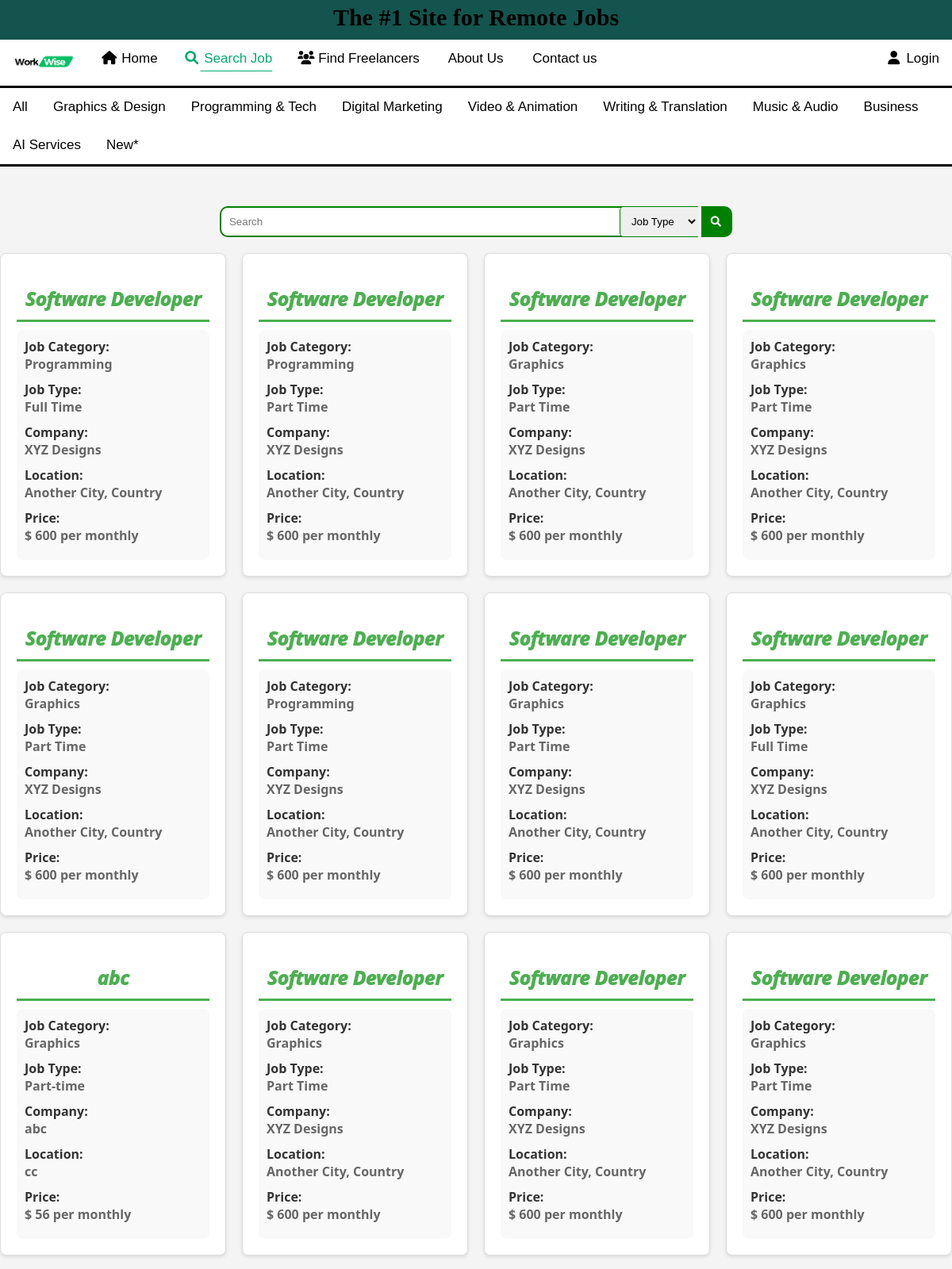
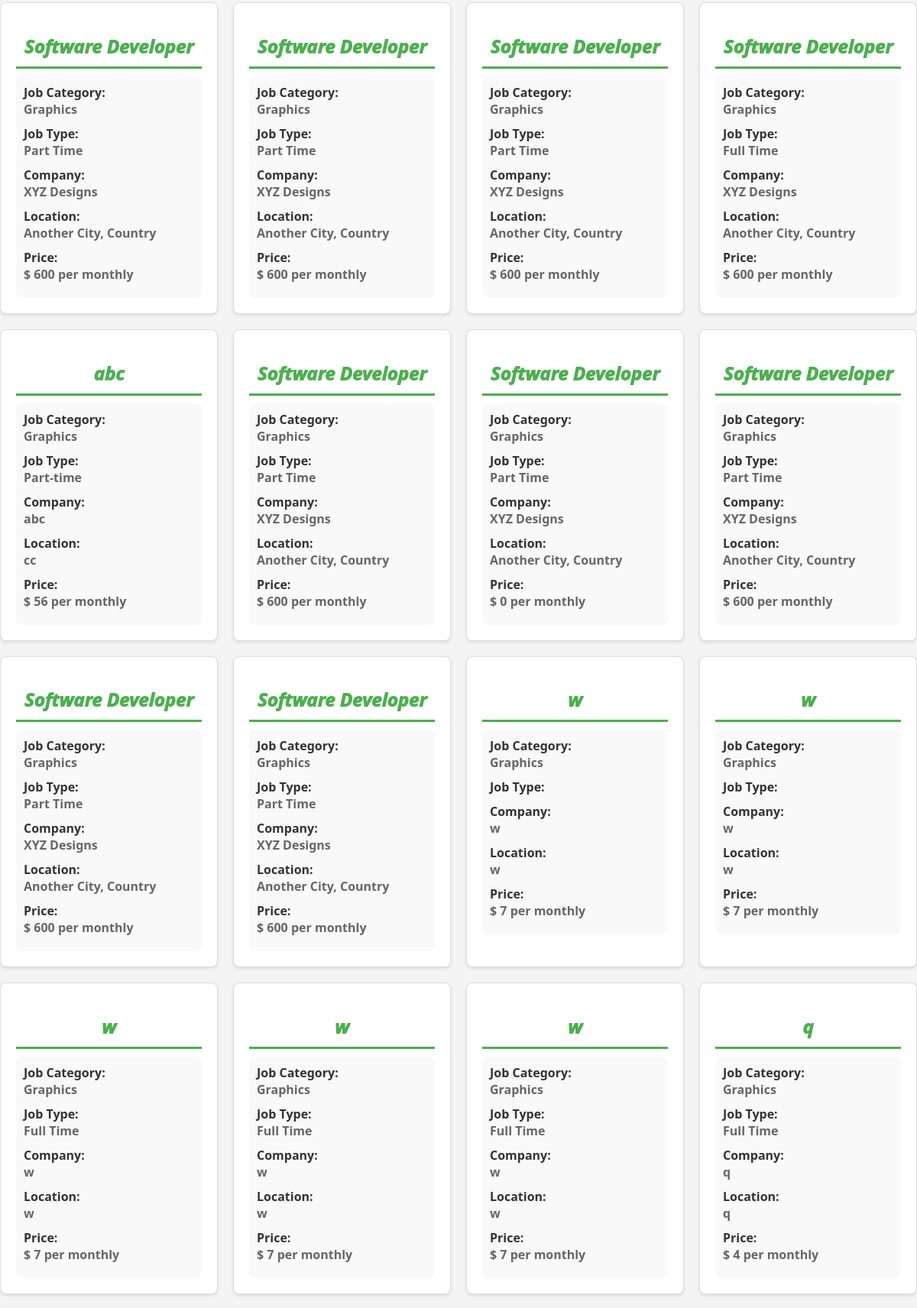
The page /PHP/find_job.php (upper part) on the database its author committed (2 pictures, top to bottom).
### tables this page shows
CREATE TABLE `jobtable` (
  `jobId` int(10) NOT NULL,
  `userId` int(11) NOT NULL,
  `category` varchar(32) NOT NULL,
  `title` varchar(20) NOT NULL,
  `jobType` varchar(10) NOT NULL,
  `company` varchar(20) NOT NULL,
  `location` varchar(32) NOT NULL,
  `price` int(10) NOT NULL,
  `exitDay` date NOT NULL,
  `responsibilities` varchar(120) NOT NULL,
  `requirements` varchar(200) NOT NULL,
  `payment` int(11) NOT NULL
);

### PHP/find_job.php (the view, shortened to what this page needs)
<?php include("conn.php"); ?>
<?php
$note = "";
if (isset($_GET["search"]) || isset($_GET["filter"])) {
    $search1 = $_GET["search"];
    $filter = $_GET["filter"];
    $search = mysqli_real_escape_string($conn, $search1);
    if (!empty($search)) {
        if ($filter == "All Type") {
            $sql = "SELECT * FROM jobtable WHERE (title LIKE '%$search%' OR company LIKE '%$search%' OR location LIKE '%$search%' OR price LIKE '%$search%' OR exitDay LIKE '%$search%')";
            $result = mysqli_query($conn, $sql);
            if ($result == false) {
            }
        } else if ($filter == "Full Time" || $filter == "Part Time") {
            $sql = "SELECT * FROM jobtable WHERE (title LIKE '%$search%' OR company LIKE '%$search%' OR location LIKE '%$search%' OR price LIKE '%$search%' OR exitDay LIKE '%$search%') AND jobType = '$filter'";
            $result = mysqli_query($conn, $sql);
            if ($result == false) {
            }
        } else {
        }
    } else {
        if ($filter == "Full Time" || $filter == "Part Time") {
            $sql = "SELECT * FROM jobtable WHERE jobType = '$filter'";
            $result = mysqli_query($conn, $sql);
            if ($result == false) {
                $note = "Data not found.";
            }
        } else {
            $sql = "SELECT * FROM jobtable ";
        }
    }
} else {
    $sql = "SELECT * FROM jobtable ";
}
$result = mysqli_query($conn, $sql);
?>
<!DOCTYPE html>
<html lang="en">
<head>
    <link rel="stylesheet" href="https://cdnjs.cloudflare.com/ajax/libs/font-awesome/4.7.0/css/font-awesome.min.css">
    <link rel="stylesheet" href="../CSS/user.css">
    <link rel="stylesheet" href="https://cdnjs.cloudflare.com/ajax/libs/font-awesome/6.0.0/css/all.min.css">
</head>
<body>
    <header>
        <link rel="stylesheet" href="../CSS/header.css">
        <div class="headerbar">
            <h3>The #1 Site for Remote Jobs</h3>
        </div>
    </header>
    <?php include_once("navbar.php"); ?>
    <?php include_once("ctg_bar.php"); ?>
    <form action="find_job.php" method="get">
        <div class="searchbar">
            <input type="search" name="search" placeholder="<?php if (isset($_GET["search"])) {
                                                                echo $_GET["search"];
                                                            } else {
                                                                echo "Search";
                                                            } ?>">
            <select name="filter" id="">
                <option value="All Type">Job Type</option>
            </select>
            <button><i class="fa fa-fw fa-search"></i></button>
        </div>
    </form>
    <div class="job_listings">
        <div class="job_row">
            <?php
            if ($result && mysqli_num_rows($result) > 0) {
                while ($row = mysqli_fetch_assoc($result)) {
            ?>
                    <div class="job">
                        <h2>
                            <?php echo $row["title"]; ?>
                        </h2>
                        <div class="job_details">
                            <h4>Job Category:</h4>
                            <p>
                                <?php echo $row['category']; ?>
                            </p>
                            <h4>Job Type:</h4>
                            <p>
                                <?php echo $row['jobType']; ?>
                            </p>
                            <h4>Company:</h4>
                            <p>
                                <?php echo $row['company']; ?>
                            </p>
                            <h4>Location:</h4>
                            <p>
                                <?php echo $row['location']; ?>
                            </p>
                            <h4>Price:</h4>
                            <p>$
                                <?php echo $row['price']; ?> per monthly
                            </p>
                        </div>
                    </div>
                <?php
                }
                ?>
        </div>
    </div>
<?php
            }
?>
<?php if ($note != 'Data not found.') {
    include_once('footer.php');
}

### CSS/user.css (style rules this page uses)
body { margin: 0; padding: 0; background-color: #f4f4f4; }
.searchbar { width: 100%; text-align: center; justify-content: center; }
input , button,select { margin-top: 50px; padding: 10px; border-style: solid; border-color: green; }
input { width: 50%; border-top-left-radius: 10px; border-bottom-left-radius: 10px; border-right-style: none; }
button { border-top-right-radius: 10px; border-bottom-right-radius: 10px; border-left-style: none; background-color: green; }
select { border-radius: 5px; border-top-right-radius: 0; border-bottom-right-radius: 0; border-style: solid; border-right-style: none; margin-left: -100px; position: sticky; }
button i { color: white; }
.job_listings { font-family: 'Segoe UI', Tahoma, Geneva, Verdana, sans-serif; max-width: 1700px; margin: 20px auto; }
.job_row { display: grid; grid-template-columns: repeat(4, 1fr); gap: 20px; }
.job { border: 1px solid #ddd; background-color: #fff; padding: 20px; border-radius: 8px; box-shadow: 0 2px 4px rgba(0, 0, 0, 0.1); transition: transform 0.3s ease-in-out; }
h2 { text-align: center; font-style: italic; font-weight: 1000; margin-bottom: 10px; color: #4CAF50; padding-bottom: 10px; border-bottom-style: solid; }
p { color: #666; font-weight: 600; margin-bottom: 8px; padding-bottom: 10px; }
.job_details { background-color: #f9f9f9; padding: 10px; border-radius: 8px; }
.job_details h4 { margin: 0; color: #333; }
.job_details p { margin: 0; color: #666; }

### CSS/header.css (style rules this page uses)
body { margin: 0; }
.headerbar { margin-top: -30px; padding: 0; height: 50px; background-color: #13544e; }
.headerbar h3 { padding: 5px; text-align: center; font-size: 30px; }

### rows shown on the page
jobtable: title "Software Developer", category "Programming", jobType "Full Time", company "XYZ Designs", location "Another City, Country", price "600"
jobtable: title "Software Developer", category "Programming", jobType "Part Time", company "XYZ Designs", location "Another City, Country", price "600"
jobtable: title "Software Developer", category "Graphics", jobType "Part Time", company "XYZ Designs", location "Another City, Country", price "600"
jobtable: title "Software Developer", category "Graphics", jobType "Part Time", company "XYZ Designs", location "Another City, Country", price "600"
jobtable: title "Software Developer", category "Graphics", jobType "Part Time", company "XYZ Designs", location "Another City, Country", price "600"
jobtable: title "Software Developer", category "Programming", jobType "Part Time", company "XYZ Designs", location "Another City, Country", price "600"
jobtable: title "Software Developer", category "Graphics", jobType "Part Time", company "XYZ Designs", location "Another City, Country", price "600"
jobtable: title "Software Developer", category "Graphics", jobType "Full Time", company "XYZ Designs", location "Another City, Country", price "600"
jobtable: title "abc", category "Graphics", jobType "Part-time", company "abc", location "cc", price "56"
jobtable: title "Software Developer", category "Graphics", jobType "Part Time", company "XYZ Designs", location "Another City, Country", price "600"
jobtable: title "Software Developer", category "Graphics", jobType "Part Time", company "XYZ Designs", location "Another City, Country", price "600"
jobtable: title "Software Developer", category "Graphics", jobType "Part Time", company "XYZ Designs", location "Another City, Country", price "600"
jobtable: title "Software Developer", category "Graphics", jobType "Part Time", company "XYZ Designs", location "Another City, Country", price "600"
jobtable: title "Software Developer", category "Graphics", jobType "Part Time", company "XYZ Designs", location "Another City, Country", price "600"
jobtable: title "Software Developer", category "Graphics", jobType "Part Time", company "XYZ Designs", location "Another City, Country", price "600"
jobtable: title "Software Developer", category "Graphics", jobType "Full Time", company "XYZ Designs", location "Another City, Country", price "600"
jobtable: title "abc", category "Graphics", jobType "Part-time", company "abc", location "cc", price "56"
jobtable: title "Software Developer", category "Graphics", jobType "Part Time", company "XYZ Designs", location "Another City, Country", price "600"
jobtable: title "Software Developer", category "Graphics", jobType "Part Time", company "XYZ Designs", location "Another City, Country", price "0"
jobtable: title "Software Developer", category "Graphics", jobType "Part Time", company "XYZ Designs", location "Another City, Country", price "600"
jobtable: title "Software Developer", category "Graphics", jobType "Part Time", company "XYZ Designs", location "Another City, Country", price "600"
jobtable: title "Software Developer", category "Graphics", jobType "Part Time", company "XYZ Designs", location "Another City, Country", price "600"
jobtable: title "w", category "Graphics", company "w", location "w", price "7"
jobtable: title "w", category "Graphics", company "w", location "w", price "7"
jobtable: title "w", category "Graphics", jobType "Full Time", company "w", location "w", price "7"
jobtable: title "w", category "Graphics", jobType "Full Time", company "w", location "w", price "7"
jobtable: title "w", category "Graphics", jobType "Full Time", company "w", location "w", price "7"
jobtable: title "q", category "Graphics", jobType "Full Time", company "q", location "q", price "4"
